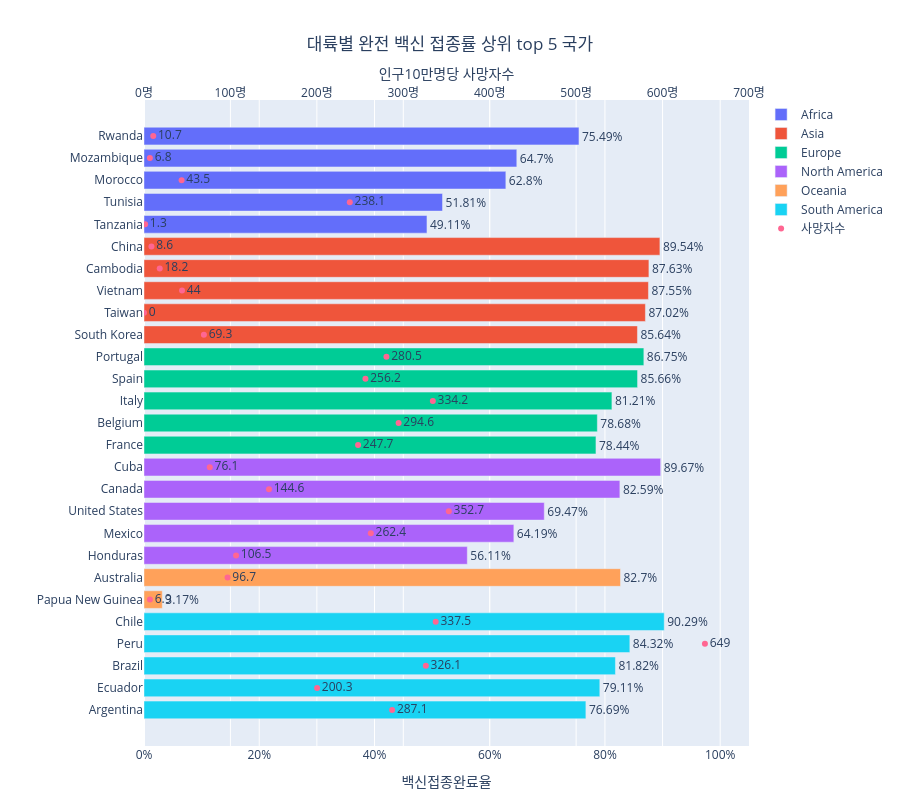

The notebook cell this image was saved under:
### Code cell
# 100만명당 사망자 수
fig.add_trace(
    go.Scatter(mode = 'markers+text',
               xaxis = "x2", # 두번째 축
               name = '사망자수',
               x = vaccine_top5_by_continent['십만명당사망자수'],
               y = vaccine_top5_by_continent['location'],
               text = round(vaccine_top5_by_continent['십만명당사망자수'], 1),
               textposition = 'middle right'))

fig.update_layout(title = dict(text = '대륙별 완전 백신 접종률 상위 top 5 국가', x = 0.5),
                  xaxis = dict(title = '백신접종완료율',
                               ticksuffix = '%',
                               range = (0, 105)),
                  xaxis2 = dict(title = dict(text = '인구10만명당 사망자수', # xaxis2 축의 설정
                                            standoff = 0),
                                side = "top",
                                overlaying = "x",
                                range = (0, 700),
                                ticksuffix = '명'),
                  yaxis = dict(title = '',
                               autorange = 'reversed'),
                 margin = {'t' : 100, 'r' : 100}, height = 800
                 )

### Figure 1 — Plotly figure (JSON) as saved in the notebook; plotly's stock layout.template omitted (floating-point values rounded to 4 significant figures)
{"data": [{"name": "Africa", "orientation": "h", "text": [75.49, 64.7, 62.8, 51.81, 49.11], "textposition": "outside", "texttemplate": "%{text}%", "type": "bar", "x": [75.49, 64.7, 62.8, 51.81, 49.11], "y": ["Rwanda", "Mozambique", "Morocco", "Tunisia", "Tanzania"]}, {"name": "Asia", "orientation": "h", "text": [89.54, 87.63, 87.55, 87.02, 85.64], "textposition": "outside", "texttemplate": "%{text}%", "type": "bar", "x": [89.54, 87.63, 87.55, 87.02, 85.64], "y": ["China", "Cambodia", "Vietnam", "Taiwan", "South Korea"]}, {"name": "Europe", "orientation": "h", "text": [86.75, 85.66, 81.21, 78.68, 78.44], "textposition": "outside", "texttemplate": "%{text}%", "type": "bar", "x": [86.75, 85.66, 81.21, 78.68, 78.44], "y": ["Portugal", "Spain", "Italy", "Belgium", "France"]}, {"name": "North America", "orientation": "h", "text": [89.67, 82.59, 69.47, 64.19, 56.11], "textposition": "outside", "texttemplate": "%{text}%", "type": "bar", "x": [89.67, 82.59, 69.47, 64.19, 56.11], "y": ["Cuba", "Canada", "United States", "Mexico", "Honduras"]}, {"name": "Oceania", "orientation": "h", "text": [82.7, 3.17], "textposition": "outside", "texttemplate": "%{text}%", "type": "bar", "x": [82.7, 3.17], "y": ["Australia", "Papua New Guinea"]}, {"name": "South America", "orientation": "h", "text": [90.29, 84.32, 81.82, 79.11, 76.69], "textposition": "outside", "texttemplate": "%{text}%", "type": "bar", "x": [90.29, 84.32, 81.82, 79.11, 76.69], "y": ["Chile", "Peru", "Brazil", "Ecuador", "Argentina"]}, {"mode": "markers+text", "name": "사망자수", "text": [337.5, 649.0, 326.1, 200.3, 287.1, 96.7, 6.9, 76.1, 144.6, 352.7, 262.4, 106.5, 280.5, 256.2, 334.2, 294.6, 247.7, 8.6, 18.2, 44.0, 0.0, 69.3, 10.7, 6.8, 43.5, 238.1, 1.3], "textposition": "middle right", "type": "scatter", "x": [337.5, 649.0, 326.1, 200.3, 287.1, 96.7, 6.9, 76.1, 144.6, 352.7, 262.4, 106.5, 280.5, 256.2, 334.2, 294.6, 247.7, 8.6, 18.2, 44.0, 0.0, 69.3, 10.7, 6.8, 43.5, 238.1, 1.3], "xaxis": "x2", "y": ["Chile", "Peru", "Brazil", "Ecuador", "Argentina", "Australia", "Papua New Guinea", "Cuba", "Canada", "United States", "Mexico", "Honduras", "Portugal", "Spain", "Italy", "Belgium", "France", "China", "Cambodia", "Vietnam", "Taiwan", "South Korea", "Rwanda", "Mozambique", "Morocco", "Tunisia", "Tanzania"]}], "layout": {"height": 800, "margin": {"b": 25, "l": 25, "r": 100, "t": 100}, "title": {"text": "대륙별 완전 백신 접종률 상위 top 5 국가", "x": 0.5}, "xaxis": {"range": [0, 105], "ticksuffix": "%", "title": {"text": "백신접종완료율"}}, "xaxis2": {"overlaying": "x", "range": [0, 700], "side": "top", "ticksuffix": "명", "title": {"standoff": 0, "text": "인구10만명당 사망자수"}}, "yaxis": {"autorange": "reversed", "title": {"text": ""}}}}
